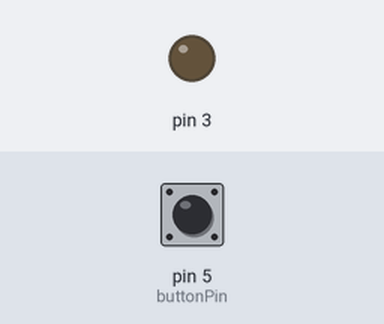
Bench run of a program on a simulated Raspberry Pi (header pin numbers). On the bench: output pins drawn as LEDs (lit = HIGH). Dashed ring = blinking. Inputs (shaded band) come from the test bench; at power-on: pin 5 (buttonPin) HIGH. The clock reads 2024-03-15 10:24:30 at power-on unless the program sets it; databases and web services accept everything at once and return nothing.

Above: at 1.2 s.
1.3 s: pin 5 (buttonPin) pulled LOW for 1 s
At 3.0 s:
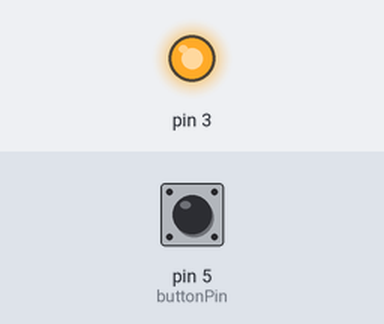
3.8 s: pin 5 (buttonPin) pulled LOW for 0.15 s
At 4.3 s:
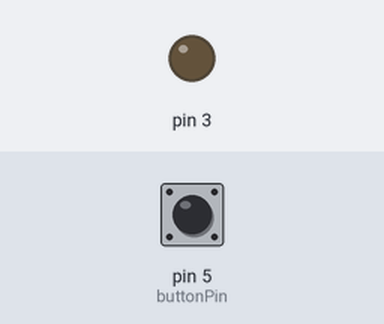
5.4 s: pin 5 (buttonPin) pulled LOW for 3.2 s
At 5.6 s:
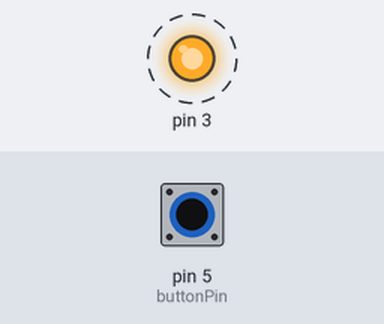
Timing chart, 0 to 9.7 s (numbered marks = the images above; inputs shaded):
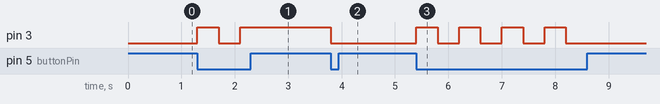

Measured:
- after the input at 1.3 s, pin 3: LOW → HIGH at once, → LOW 0.40 s later, → HIGH 0.40 s later
- after the input at 3.8 s, pin 3: HIGH → LOW at once
- after the input at 5.4 s, pin 3: alternates HIGH for 0.40 s and LOW for 0.40 s, 8 changes in all, then stays LOW, starting at once

The program:

assign8.py
```python
import time
import datetime
import gspread
from oauth2client.service_account import ServiceAccountCredentials

import RPi.GPIO as GPIO
import time
buttonPin=5
GPIO.setwarnings(False)
GPIO.setmode(GPIO.BOARD)
GPIO.setup(buttonPin,GPIO.IN)
GPIO.setup(3,GPIO.OUT)


SheetName = "Data logger online"
GSheet_OAUTH_JSON = "dark-mark-345606-fd993ed0e64b.json"
scope = ["https://spreadsheets.google.com/feeds","https://www.googleapis.com/auth/drive"]

credentials = ServiceAccountCredentials.from_json_keyfile_name(GSheet_OAUTH_JSON, scope)
client = gspread.authorize(credentials)
worksheet = client.open(SheetName).sheet1

row = ["Time","Light"]
index = 1
text = ""
worksheet.insert_row(row,index)
prev = 1

while True:
    if GPIO.input(buttonPin) == 0:
        prev = (prev+1)%2
        if prev == 0:
            GPIO.output(3,GPIO.HIGH) #LED_ON
            text = "ON"
        elif prev == 1:
            GPIO.output(3,GPIO.LOW) #LED_OUT
            text = "OFF"
        time.sleep(0.2)
        now = datetime.datetime.now()
        timestamp = now.strftime("%H:%M:%S")
        try:
            worksheet.update_cell(2,1,timestamp)
            worksheet.update_cell(2,2,text)
        except Exception as ex:
            print("Google sheet login failed with error:",ex)
        time.sleep(0.2)
```
